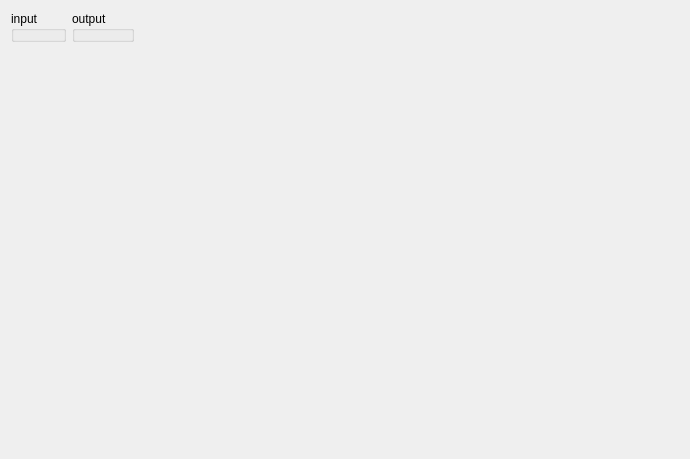
<?xml version="1.0" encoding="UTF-8"?>
<ui version="4.0">
 <class>IOWidget</class>
 <widget class="QWidget" name="IOWidget">
  <property name="geometry">
   <rect>
    <x>0</x>
    <y>0</y>
    <width>690</width>
    <height>459</height>
   </rect>
  </property>
  <property name="windowTitle">
   <string>IOWidget</string>
  </property>
  <layout class="QHBoxLayout" name="horizontalLayout">
   <item>
    <layout class="QVBoxLayout" name="verticalLayout">
     <item>
      <widget class="QGroupBox" name="inputBox">
       <property name="title">
        <string>input</string>
       </property>
      </widget>
     </item>
     <item>
      <spacer name="verticalSpacer">
       <property name="orientation">
        <enum>Qt::Vertical</enum>
       </property>
       <property name="sizeHint" stdset="0">
        <size>
         <width>20</width>
         <height>40</height>
        </size>
       </property>
      </spacer>
     </item>
    </layout>
   </item>
   <item>
    <layout class="QVBoxLayout" name="verticalLayout_2">
     <item>
      <widget class="QGroupBox" name="outputBox">
       <property name="title">
        <string>output</string>
       </property>
      </widget>
     </item>
     <item>
      <spacer name="verticalSpacer_2">
       <property name="orientation">
        <enum>Qt::Vertical</enum>
       </property>
       <property name="sizeHint" stdset="0">
        <size>
         <width>20</width>
         <height>40</height>
        </size>
       </property>
      </spacer>
     </item>
    </layout>
   </item>
   <item>
    <spacer name="horizontalSpacer">
     <property name="orientation">
      <enum>Qt::Horizontal</enum>
     </property>
     <property name="sizeHint" stdset="0">
      <size>
       <width>40</width>
       <height>20</height>
      </size>
     </property>
    </spacer>
   </item>
  </layout>
 </widget>
 <resources/>
 <connections/>
</ui>
